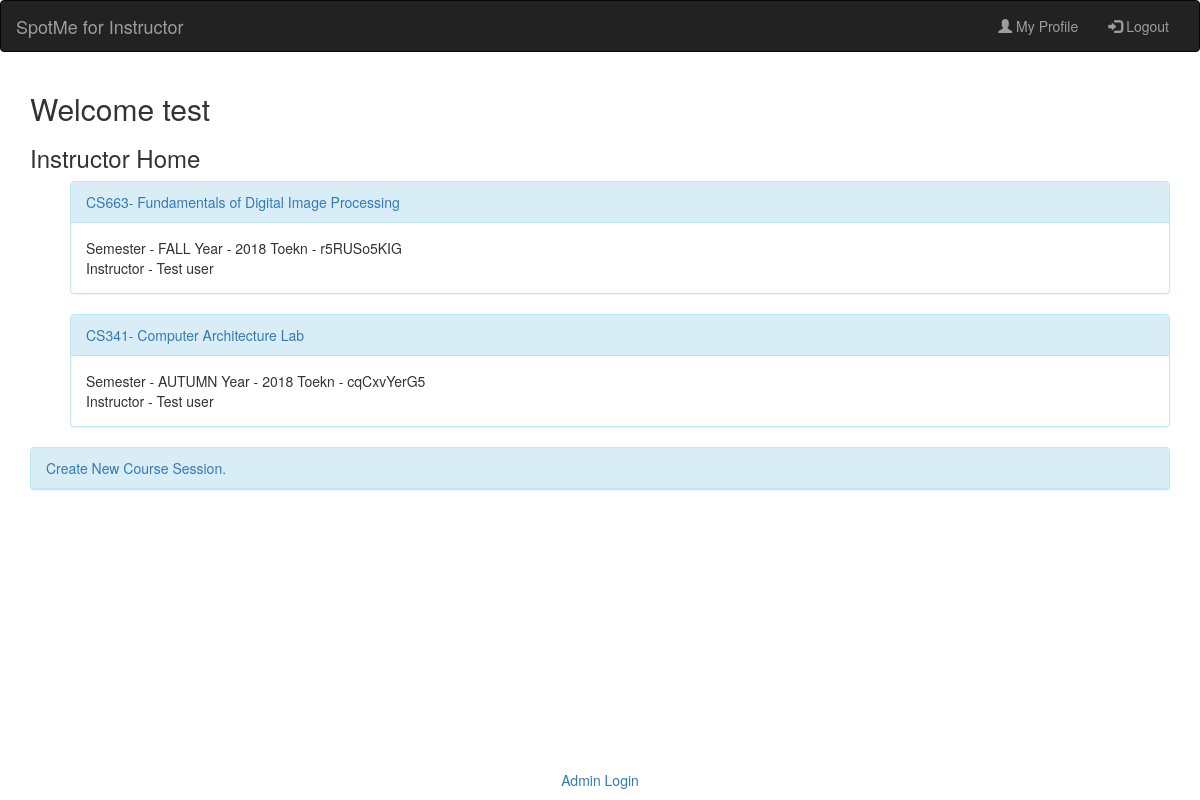
Page /SpotMe/ (signed in) on the earlier database version.
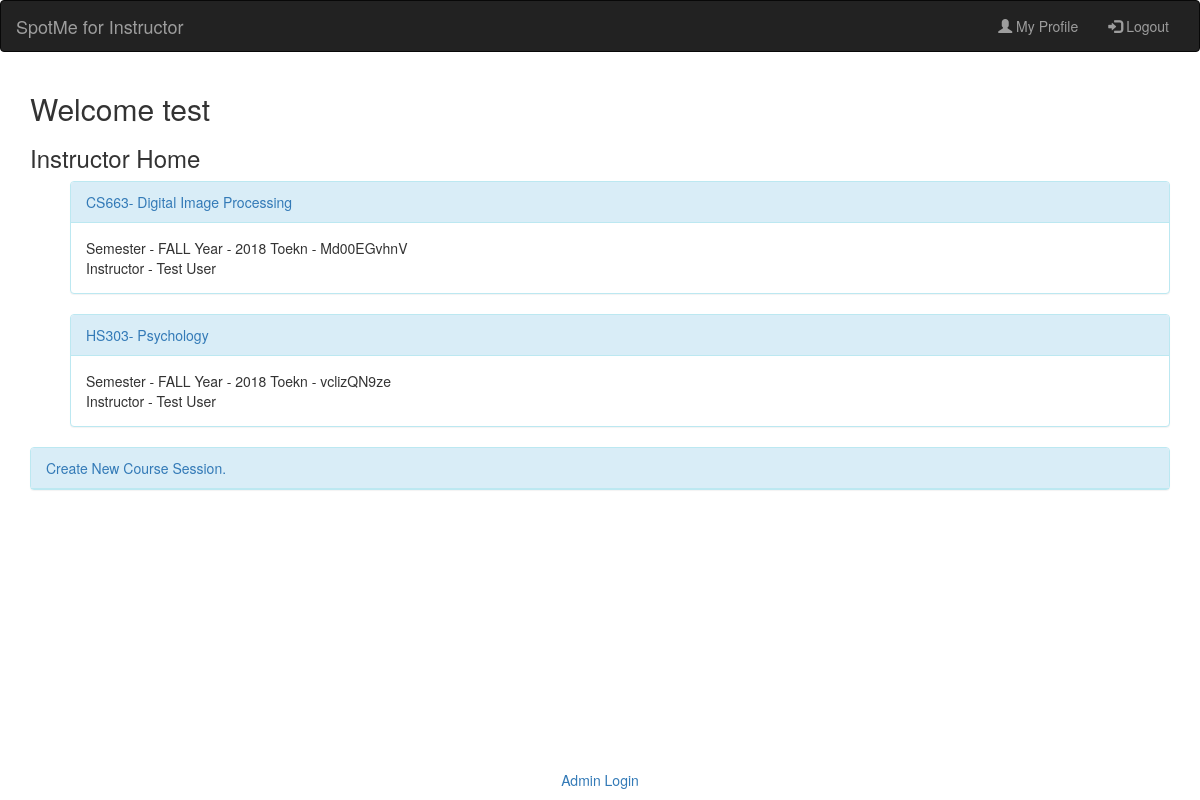
Same page on the later database version.
### SpotMe/models.py (models this page shows, shortened)
class instructor(models.Model):
    user = models.OneToOneField(User, on_delete=models.CASCADE, default=None)
    profile_pic = models.FileField(default=None, null=True)
    def __str__(self):
        return self.user.username

class course_session(models.Model):
    session_token = models.CharField(max_length=10, default='sessn')
    course_instructor = models.ForeignKey(instructor, on_delete=models.CASCADE, default=None)
    course = models.ForeignKey(course, on_delete=models.CASCADE, default=None)
    course_session_info = models.CharField(max_length=1000, primary_key=False, default='')
    semester = models.CharField(max_length=10, choices=SEM_CHOICES)
    year = models.IntegerField(choices=YEAR_CHOICES)
    class Meta:
        unique_together = ('session_token', 'course')

class course(models.Model):
    course_id = models.CharField(max_length=10)
    course_name = models.CharField(max_length=50)
    def __str__(self):
        return str(self.course_id) + '- ' + str(self.course_name)

### SpotMe/views.py (the view)
def index(request):
    if request.user.is_authenticated:
        instructor_obj = get_object_or_404(instructor, user=request.user)
        return render(request, 'SpotMe/instructor_home.html', instructor_home_context(instructor_obj))
    else:
        return render(request, 'SpotMe/index.html')

### SpotMe/views.py (called while the page is built)
def instructor_home_context(instructor):
    context = { 'instructor': None, 'instructor_courses': None}
    if instructor is not None:
        if instructor.user.is_authenticated:
            context['instructor'] = instructor
            context['instructor_courses'] = course_session.objects.filter(course_instructor=instructor)
    return context

### SpotMe/templates/SpotMe/instructor_home.html
{% extends 'SpotMe/instructor_in_base.html' %}
{% block content %}
<div class="center-align">
    <h2>Welcome {{ instructor }}</h2>
    <h3>Instructor Home </h3>
    {% if instructor_courses %}
    <ul>
        {% for course_session in instructor_courses %}
        <div class="panel panel-info">
            <div class="panel-heading">
                <a href="{% url 'SpotMe:instructor_course_page' course_session.id %}">
                    {{ course_session.course }}
                </a>
            </div>
            <div class="panel-body">
                <div>
                    Semester - {{ course_session.semester }}
                    Year - {{ course_session.year }}
                    Toekn - {{ course_session.session_token }}
                </div>
                <div>
                    Instructor - {{ course_session.course_instructor.user.first_name }} {{ course_session.course_instructor.user.last_name }}
                </div>
            </div>
        </div>
        {% endfor %}
    </ul>
    {% endif %}
    <div class="panel panel-info">
        <div class="panel-heading">
            <a href="{% url 'SpotMe:instructor_add_course_session' %}">
                Create New Course Session.
            </a>
        </div>
    </div>
</div>
{% endblock %}

### SpotMe/templates/SpotMe/instructor_in_base.html (shortened to what this page needs)
<!DOCTYPE html>
<html lang="en">
<head>
    <link rel="stylesheet" href="https://maxcdn.bootstrapcdn.com/bootstrap/3.3.7/css/bootstrap.min.css">
</head>
<body>
    <nav class="navbar navbar-inverse">
        <div class="container-fluid">
            <div class="navbar-header">
              <a class="navbar-brand" href="{% url 'SpotMe:index' %}">SpotMe for Instructor</a>
            </div>
            <div class="collapse navbar-collapse" id="myNavbar">
              <ul class="nav navbar-nav navbar-right">
                <li><a href="{% url 'SpotMe:instructor_profile' %}"><span class="glyphicon glyphicon-user"></span> My Profile </a></li>
                <li><a href="{% url 'SpotMe:instructor_logout' %}"><span class="glyphicon glyphicon-log-in"></span> Logout </a></li>
              </ul>
            </div>
        </div>
    </nav>
    <div class="container">
        {% block content %}
        {% endblock %}
        <br>
    </div>
    <footer class="navbar-fixed-bottom">
        <p><a href="/admin"><div class="text-center">Admin Login</div></a></p>
    </footer>
</body>
</html>

Differences in the rows shown:
removed course_session: course "CS663- Fundamentals of Digital Image Processing", semester "FALL", year "2018", session_token "r5RUSo5KIG", course_instructor.user.first_name "Test", course_instructor.user.last_name "user"
removed course_session: course "CS341- Computer Architecture Lab", semester "AUTUMN", year "2018", session_token "cqCxvYerG5", course_instructor.user.first_name "Test", course_instructor.user.last_name "user"
added course_session: course "CS663- Digital Image Processing", semester "FALL", year "2018", session_token "Md00EGvhnV", course_instructor.user.first_name "Test", course_instructor.user.last_name "User"
added course_session: course "HS303- Psychology", semester "FALL", year "2018", session_token "vclizQN9ze", course_instructor.user.first_name "Test", course_instructor.user.last_name "User"
